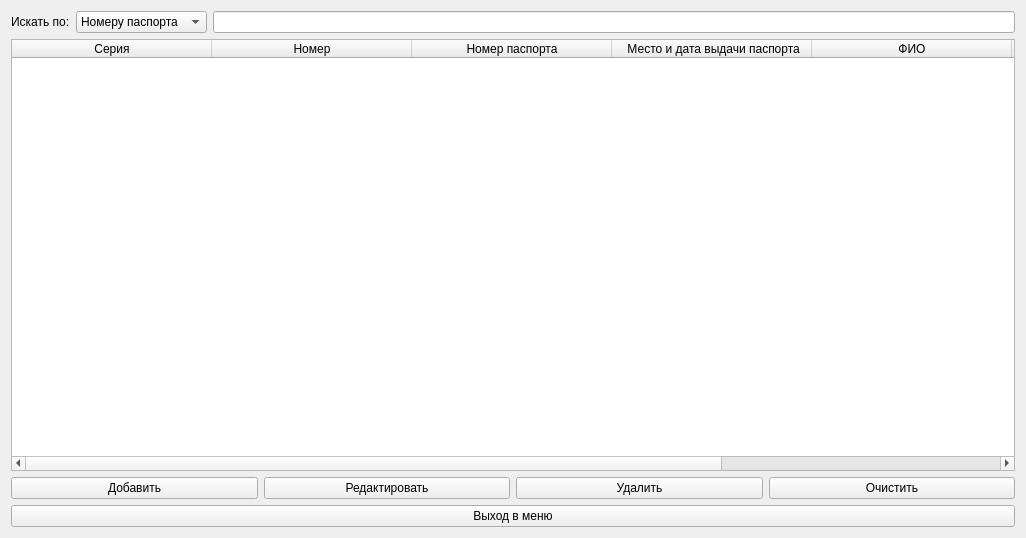
<?xml version="1.0" encoding="UTF-8"?>
<ui version="4.0">
 <class>clientsWindow</class>
 <widget class="QWidget" name="clientsWindow">
  <property name="geometry">
   <rect>
    <x>0</x>
    <y>0</y>
    <width>1026</width>
    <height>538</height>
   </rect>
  </property>
  <property name="windowTitle">
   <string>Form</string>
  </property>
  <layout class="QGridLayout" name="gridLayout">
   <item row="0" column="0">
    <layout class="QVBoxLayout" name="verticalLayout_3">
     <item>
      <layout class="QVBoxLayout" name="verticalLayout">
       <item>
        <layout class="QHBoxLayout" name="horizontalLayout">
         <item>
          <widget class="QLabel" name="label">
           <property name="text">
            <string>Искать по:</string>
           </property>
          </widget>
         </item>
         <item>
          <widget class="QComboBox" name="searchComboBox">
           <item>
            <property name="text">
             <string>Номеру паспорта</string>
            </property>
           </item>
           <item>
            <property name="text">
             <string>ФИО</string>
            </property>
           </item>
          </widget>
         </item>
         <item>
          <widget class="QLineEdit" name="searchEdit"/>
         </item>
        </layout>
       </item>
       <item>
        <widget class="QTableWidget" name="clientsTableWidget">
         <property name="editTriggers">
          <set>QAbstractItemView::NoEditTriggers</set>
         </property>
         <property name="selectionBehavior">
          <enum>QAbstractItemView::SelectRows</enum>
         </property>
         <property name="rowCount">
          <number>0</number>
         </property>
         <property name="columnCount">
          <number>7</number>
         </property>
         <attribute name="horizontalHeaderDefaultSectionSize">
          <number>200</number>
         </attribute>
         <column>
          <property name="text">
           <string>Серия</string>
          </property>
         </column>
         <column>
          <property name="text">
           <string>Номер</string>
          </property>
         </column>
         <column>
          <property name="text">
           <string>Номер паспорта</string>
          </property>
         </column>
         <column>
          <property name="text">
           <string> Место и дата выдачи паспорта</string>
          </property>
         </column>
         <column>
          <property name="text">
           <string>ФИО</string>
          </property>
         </column>
         <column>
          <property name="text">
           <string>Год рождения</string>
          </property>
         </column>
         <column>
          <property name="text">
           <string>Адрес</string>
          </property>
         </column>
        </widget>
       </item>
      </layout>
     </item>
     <item>
      <layout class="QVBoxLayout" name="verticalLayout_2">
       <item>
        <layout class="QHBoxLayout" name="horizontalLayout_2">
         <item>
          <widget class="QPushButton" name="addButton">
           <property name="text">
            <string>Добавить</string>
           </property>
          </widget>
         </item>
         <item>
          <widget class="QPushButton" name="editButton">
           <property name="text">
            <string>Редактировать</string>
           </property>
          </widget>
         </item>
         <item>
          <widget class="QPushButton" name="deleteButton">
           <property name="text">
            <string>Удалить</string>
           </property>
          </widget>
         </item>
         <item>
          <widget class="QPushButton" name="clearButton">
           <property name="text">
            <string>Очистить</string>
           </property>
          </widget>
         </item>
        </layout>
       </item>
       <item>
        <widget class="QPushButton" name="menuExitButton">
         <property name="text">
          <string>Выход в меню</string>
         </property>
        </widget>
       </item>
      </layout>
     </item>
    </layout>
   </item>
  </layout>
 </widget>
 <resources/>
 <connections/>
</ui>
